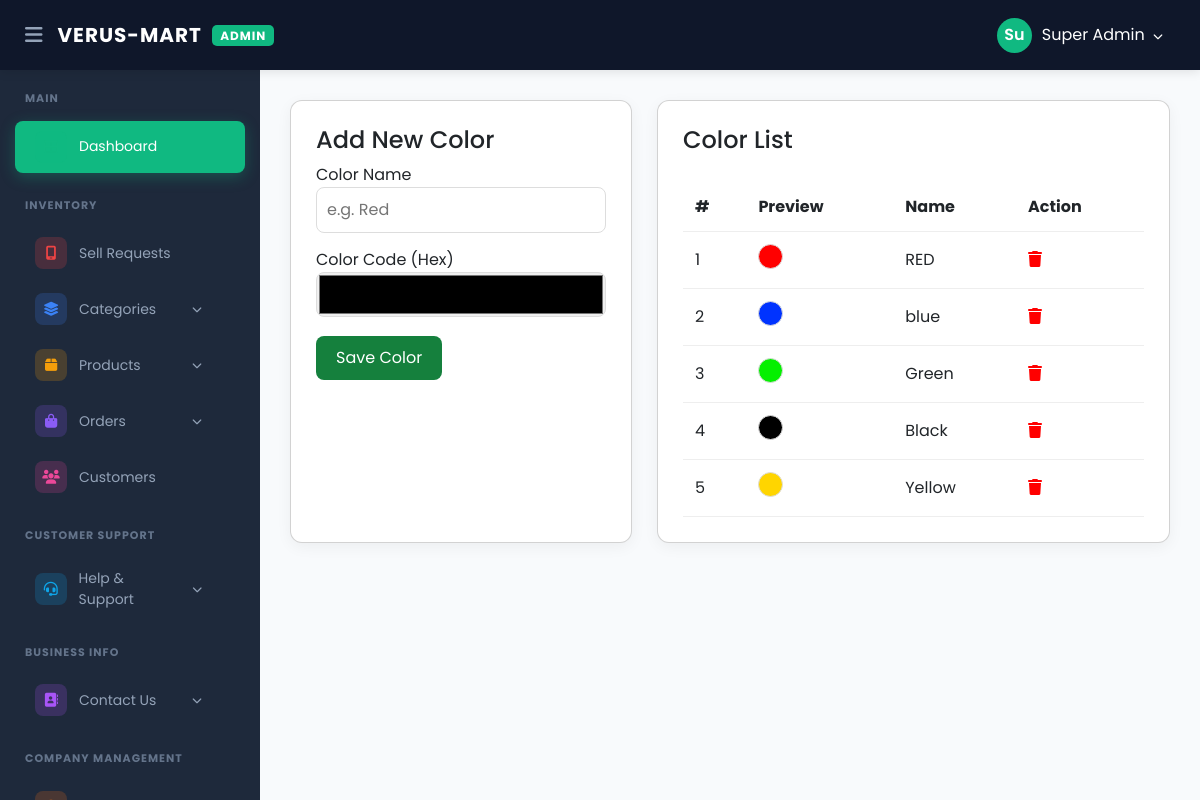
The page /verusmart/admin/manage_colors.php (signed in) on the database its author committed.
### tables this page shows
CREATE TABLE `colors` (
  `id` int(11) NOT NULL,
  `color_name` varchar(50) NOT NULL,
  `color_code` varchar(20) DEFAULT NULL
);

### verusmart/admin/manage_colors.php (the view, shortened to what this page needs)
<?php
include 'header.php';
include 'sidebar.php';
?>
<div class="content-wrapper">
    <div style="display: grid; grid-template-columns: 1fr 1.5fr; gap: 25px;">
        <div class="card">
            <h4>Add New Color</h4>
            <form action="" method="POST">
                <div class="form-group">
                    <label>Color Name</label>
                    <input type="text" name="color_name" placeholder="e.g. Red" required>
                </div>
                <div class="form-group">
                    <label>Color Code (Hex)</label>
                    <input type="color" name="color_code" style="height:45px; padding:2px;">
                </div>
                <button type="submit" name="add_color" class="btn-save">Save Color</button>
            </form>
        </div>
        <div class="card">
            <h4>Color List</h4>
            <table>
                <thead>
                    <tr><th>#</th><th>Preview</th><th>Name</th><th>Action</th></tr>
                </thead>
                <tbody>
                    <?php
                    $res = mysqli_query($conn, "SELECT * FROM colors");
                    $sl = 1;
                    while($row = mysqli_fetch_assoc($res)){ ?>
                        <tr>
                            <td><?php echo $sl++; ?></td>
                            <td><div class="color-preview" style="background:<?php echo $row['color_code']; ?>"></div></td>
                            <td><?php echo $row['color_name']; ?></td>
                            <td><a href="?delete=<?php echo $row['id']; ?>" style="color:red;" onclick="return confirm('Delete?')"><i class="fas fa-trash"></i></a></td>
                        </tr>
                    <?php } ?>
                </tbody>
            </table>
        </div>
    </div>
</div>

### verusmart/admin/header.php (style rules this page uses)
:root { --sidebar-width: 260px; --top-bg: #0f172a; --primary-blue: #3b82f6; }
* { margin: 0; padding: 0; box-sizing: border-box; font-family: 'Poppins', sans-serif; }
body { background: #f8fafc; overflow-x: hidden; }

### verusmart/admin/manage_colors.php (style rules this page uses)
.content-wrapper { margin-left: 260px; padding: 100px 30px; background: #f8fafc; min-height: 100vh; }
.card { background: #fff; border-radius: 12px; padding: 25px; box-shadow: 0 4px 15px rgba(0,0,0,0.05); }
.form-group { margin-bottom: 15px; }
input { width: 100%; padding: 10px; border: 1px solid #ddd; border-radius: 8px; outline: none; }
.btn-save { background: #15803d; color: white; border: none; padding: 10px 20px; border-radius: 8px; cursor: pointer; }
table { width: 100%; border-collapse: collapse; margin-top: 20px; }
th, td { padding: 12px; border-bottom: 1px solid #eee; text-align: left; }
.color-preview { width: 25px; height: 25px; border-radius: 50%; display: inline-block; border: 1px solid #ddd; }

### rows shown on the page
colors: color_name "RED"
colors: color_name "blue"
colors: color_name "Green"
colors: color_name "Black"
colors: color_name "Yellow"

### other values the page prints
substr($_SESSION['admin_name'], 0, 2) "Su"
$_SESSION['admin_name'] "Super Admin"
